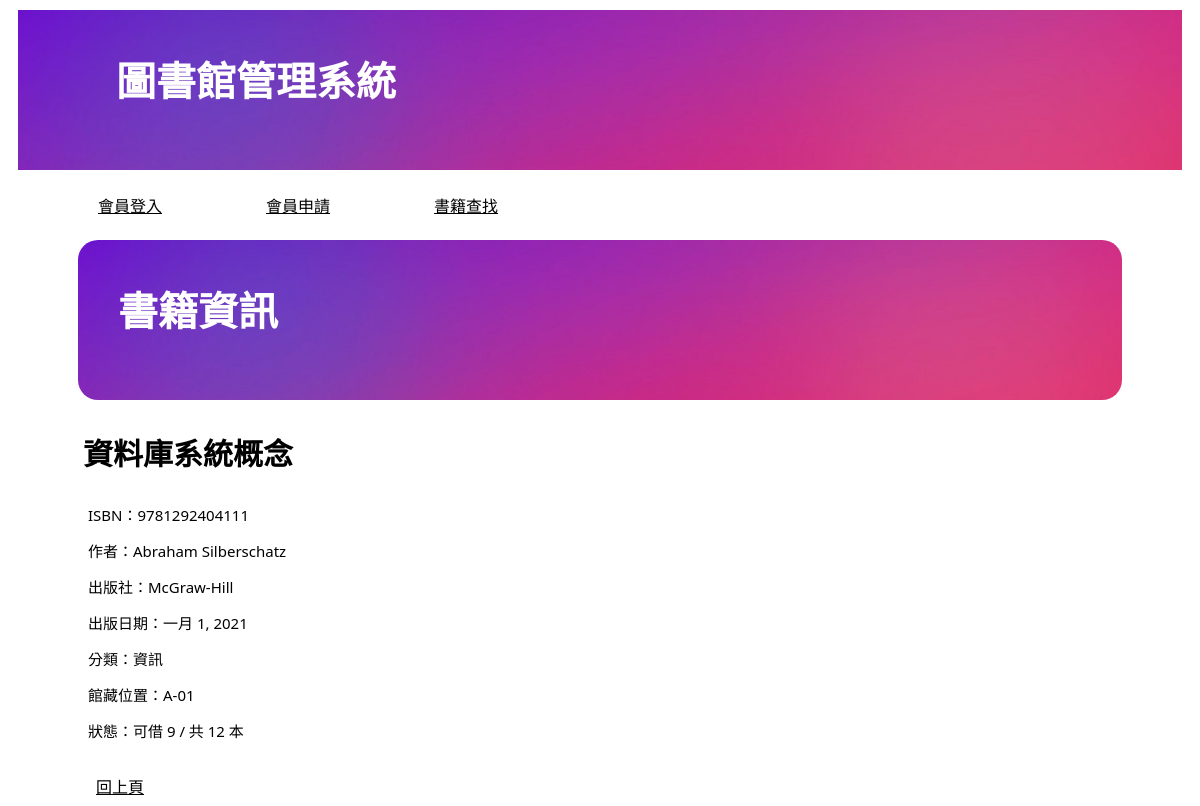
The app's page /book/9781292404111/ with its own data.
### libraryapp/models.py (models this page shows, shortened)
class Book(models.Model):
    isbn = models.CharField(max_length=20, primary_key=True)
    title = models.CharField(max_length=200, null=False)
    author = models.CharField(max_length=100, blank=True, default='')
    publisher = models.CharField(max_length=100, blank=True, default='')
    publish_date = models.DateField(null=True, blank=True)
    category = models.CharField(max_length=50, blank=True, default='')
    location = models.CharField(max_length=100, blank=True, default='')
    def available_copies(self):
        return self.copies.filter(status='available').count()
    def total_copies(self):
        return self.copies.count()

### libraryapp/views.py (the view)
# urls.py: path('book/<str:isbn>/', views.book_detail),                    # 書籍資訊
def book_detail(request, isbn):
    book = get_object_or_404(models.Book, isbn=isbn)
    available = book.available_copies()
    total = book.total_copies()
    has_reserved = False
    if request.user.is_authenticated:
        has_reserved = models.Reservation.objects.filter(
            user=request.user, book=book, status='waiting'
        ).exists()
    return render(request, 'book_detail.html', locals())

### templates/book_detail.html (shortened to what this page needs)
{% extends 'base.html' %}
{% load static %}
{% block content %}
<link rel="stylesheet" href="{% static 'css/style.css' %}">
    <section>
        <h2>書籍資訊</h2>
        <h3>{{ book.title }}</h3>
        <p>ISBN：{{ book.isbn }}</p>
        <p>作者：{{ book.author }}</p>
        <p>出版社：{{ book.publisher }}</p>
        <p>出版日期：{{ book.publish_date }}</p>
        <p>分類：{{ book.category }}</p>
        <p>館藏位置：{{ book.location }}</p>
        <p>狀態：可借 {{ available }} / 共 {{ total }} 本</p>
    </section>
    <br>
    <a href="javascript:history.back()" class="btn">回上頁</a>
{% endblock %}

### static/css/base_style.css (style rules this page uses)
body { background-color:white; }
p { color:black; font-size: 15px; font-family: 'Segoe UI', Tahoma, Geneva, Verdana, sans-serif; margin-left: 10px; }

### static/css/style.css (style rules this page uses)
body { background-color:white; }
h2 { background-image: url(../images/gradient.png); background-size: cover; height: 120px; color:white; font-size: 40px; font-family: 'Segoe UI', Tahoma, Geneva, Verdana, sans-serif; margin: 10px 70px 10px 70px; padding-left: 40px; padding-top: 40px; border-radius: 20px; }
h3 { margin-left: 75px; color:black; font-size: 30px; font-family: 'Segoe UI', Tahoma, Geneva, Verdana, sans-serif; }
p { margin-left: 80px; color:black; font-size: 15px; font-family: 'Segoe UI', Tahoma, Geneva, Verdana, sans-serif; }
a:link { margin-left: 80px; padding: 8px; color:black; }

### records on screen
Book: title "資料庫系統概念", isbn "9781292404111", author "Abraham Silberschatz", publisher "McGraw-Hill", publish_date "一月 1, 2021", category "資訊", location "A-01"

### other values on screen
{{ available }} "9"
{{ total }} "12"
